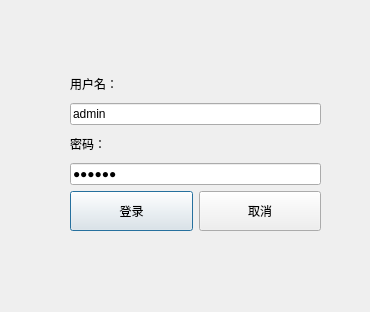
<?xml version="1.0" encoding="UTF-8"?>
<ui version="4.0">
 <class>LoginDialog</class>
 <widget class="QDialog" name="LoginDialog">
  <property name="geometry">
   <rect>
    <x>0</x>
    <y>0</y>
    <width>370</width>
    <height>312</height>
   </rect>
  </property>
  <property name="windowTitle">
   <string>Dialog</string>
  </property>
  <widget class="QWidget" name="layoutWidget">
   <property name="geometry">
    <rect>
     <x>70</x>
     <y>70</y>
     <width>251</width>
     <height>161</height>
    </rect>
   </property>
   <layout class="QGridLayout" name="gridLayout">
    <item row="4" column="0">
     <widget class="QLineEdit" name="lePass">
      <property name="text">
       <string>123456</string>
      </property>
      <property name="echoMode">
       <enum>QLineEdit::EchoMode::Password</enum>
      </property>
     </widget>
    </item>
    <item row="1" column="0">
     <widget class="QLineEdit" name="leUser">
      <property name="text">
       <string>admin</string>
      </property>
     </widget>
    </item>
    <item row="0" column="0">
     <widget class="QLabel" name="label">
      <property name="text">
       <string>用户名：</string>
      </property>
     </widget>
    </item>
    <item row="6" column="0">
     <layout class="QHBoxLayout" name="horizontalLayout">
      <item>
       <widget class="QPushButton" name="btnLogin">
        <property name="minimumSize">
         <size>
          <width>100</width>
          <height>40</height>
         </size>
        </property>
        <property name="text">
         <string>登录</string>
        </property>
       </widget>
      </item>
      <item>
       <widget class="QPushButton" name="btnCancel">
        <property name="minimumSize">
         <size>
          <width>100</width>
          <height>40</height>
         </size>
        </property>
        <property name="text">
         <string>取消</string>
        </property>
       </widget>
      </item>
     </layout>
    </item>
    <item row="2" column="0">
     <widget class="QLabel" name="label_2">
      <property name="text">
       <string>密码：</string>
      </property>
     </widget>
    </item>
   </layout>
  </widget>
 </widget>
 <resources/>
 <connections/>
</ui>
